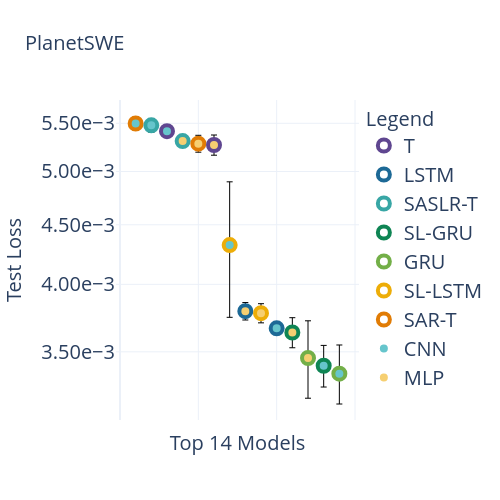
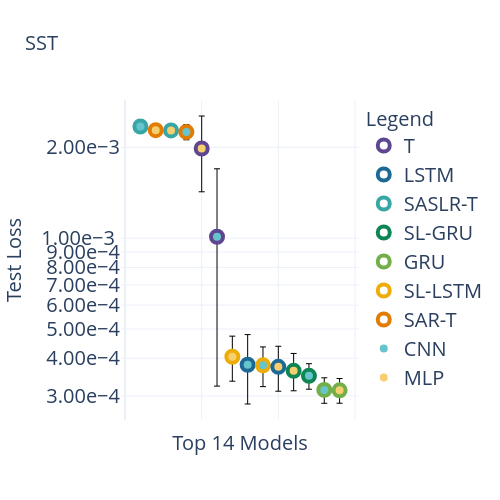
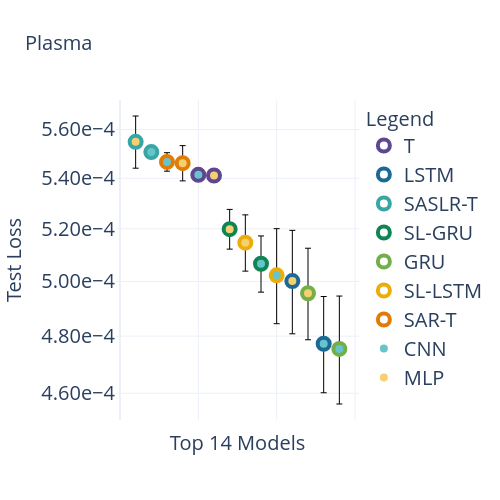

Notebook source saved alongside these figures, in order:
### Code cell
# Limit the encoders plotted
if 1:
    encoders = ['vanilla_transformer', 'sindy_attention_transformer_rollout', 'sindy_attention_sindy_loss_transformer_rollout', 'sindy_loss_gru', 'sindy_loss_lstm', 'lstm', 'gru']
else:
    encoders = None

f = Figlet(font='ogre')
for dataset in ['planetswe', 'sst', 'plasma']:
    print(f.renderText(dataset))
    plots.plot_model_results_scatter(results, dataset, top_n=None, save=False, fname=f"{dataset}_best_scatter", title_fontsize=20, axes_fontsize=20, legend_fontsize=20, reverse=False, encoders=encoders)
print(helpers.create_results_table(results, datasets=['plasma', 'sst', 'planetswe']))

### Figure 1 — Plotly figure (JSON) as saved in the notebook; plotly's stock layout.template omitted (floating-point values rounded to 4 significant figures)
{"data": [{"marker": {"color": "white", "line": {"color": "#5F4690", "width": 4}, "size": 12}, "mode": "markers", "name": "T", "showlegend": true, "type": "scatter", "x": [null], "y": [null]}, {"marker": {"color": "white", "line": {"color": "#1D6996", "width": 4}, "size": 12}, "mode": "markers", "name": "LSTM", "showlegend": true, "type": "scatter", "x": [null], "y": [null]}, {"marker": {"color": "white", "line": {"color": "#38A6A5", "width": 4}, "size": 12}, "mode": "markers", "name": "SASLR-T", "showlegend": true, "type": "scatter", "x": [null], "y": [null]}, {"marker": {"color": "white", "line": {"color": "#0F8554", "width": 4}, "size": 12}, "mode": "markers", "name": "SL-GRU", "showlegend": true, "type": "scatter", "x": [null], "y": [null]}, {"marker": {"color": "white", "line": {"color": "#73AF48", "width": 4}, "size": 12}, "mode": "markers", "name": "GRU", "showlegend": true, "type": "scatter", "x": [null], "y": [null]}, {"marker": {"color": "white", "line": {"color": "#EDAD08", "width": 4}, "size": 12}, "mode": "markers", "name": "SL-LSTM", "showlegend": true, "type": "scatter", "x": [null], "y": [null]}, {"marker": {"color": "white", "line": {"color": "#E17C05", "width": 4}, "size": 12}, "mode": "markers", "name": "SAR-T", "showlegend": true, "type": "scatter", "x": [null], "y": [null]}, {"marker": {"color": "#66C5CC", "line": {"color": "white", "width": 4}, "size": 12}, "mode": "markers", "name": "CNN", "showlegend": true, "type": "scatter", "x": [null], "y": [null]}, {"marker": {"color": "#F6CF71", "line": {"color": "white", "width": 4}, "size": 12}, "mode": "markers", "name": "MLP", "showlegend": true, "type": "scatter", "x": [null], "y": [null]}, {"error_y": {"array": [7.225e-05], "color": "black", "thickness": 1, "type": "data", "visible": true, "width": 3}, "hovertemplate": "Encoder: sindy_attention_transformer_rollout<br>Decoder: cnn<br>Mean Test Loss: 5.50e-03<br>Std Test Loss: 7.22e-05<br>Seeds: 5<br><extra></extra>", "marker": {"color": "#66C5CC", "line": {"color": "#E17C05", "width": 4}, "size": 12}, "mode": "markers", "name": "sindy_attention_transformer_rollout-cnn", "showlegend": false, "type": "scatter", "x": [1], "y": [0.005498]}, {"error_y": {"array": [7.474e-05], "color": "black", "thickness": 1, "type": "data", "visible": true, "width": 3}, "hovertemplate": "Encoder: sindy_attention_sindy_loss_transformer_rollout<br>Decoder: cnn<br>Mean Test Loss: 5.48e-03<br>Std Test Loss: 7.47e-05<br>Seeds: 5<br><extra></extra>", "marker": {"color": "#66C5CC", "line": {"color": "#38A6A5", "width": 4}, "size": 12}, "mode": "markers", "name": "sindy_attention_sindy_loss_transformer_rollout-cnn", "showlegend": false, "type": "scatter", "x": [2], "y": [0.005478]}, {"error_y": {"array": [2.737e-05], "color": "black", "thickness": 1, "type": "data", "visible": true, "width": 3}, "hovertemplate": "Encoder: vanilla_transformer<br>Decoder: cnn<br>Mean Test Loss: 5.41e-03<br>Std Test Loss: 2.74e-05<br>Seeds: 5<br><extra></extra>", "marker": {"color": "#66C5CC", "line": {"color": "#5F4690", "width": 4}, "size": 12}, "mode": "markers", "name": "vanilla_transformer-cnn", "showlegend": false, "type": "scatter", "x": [3], "y": [0.005415]}, {"error_y": {"array": [6.342e-05], "color": "black", "thickness": 1, "type": "data", "visible": true, "width": 3}, "hovertemplate": "Encoder: sindy_attention_sindy_loss_transformer_rollout<br>Decoder: mlp<br>Mean Test Loss: 5.31e-03<br>Std Test Loss: 6.34e-05<br>Seeds: 5<br><extra></extra>", "marker": {"color": "#F6CF71", "line": {"color": "#38A6A5", "width": 4}, "size": 12}, "mode": "markers", "name": "sindy_attention_sindy_loss_transformer_rollout-mlp", "showlegend": false, "type": "scatter", "x": [4], "y": [0.00531]}, {"error_y": {"array": [8.826e-05], "color": "black", "thickness": 1, "type": "data", "visible": true, "width": 3}, "hovertemplate": "Encoder: sindy_attention_transformer_rollout<br>Decoder: mlp<br>Mean Test Loss: 5.28e-03<br>Std Test Loss: 8.83e-05<br>Seeds: 5<br><extra></extra>", "marker": {"color": "#F6CF71", "line": {"color": "#E17C05", "width": 4}, "size": 12}, "mode": "markers", "name": "sindy_attention_transformer_rollout-mlp", "showlegend": false, "type": "scatter", "x": [5], "y": [0.005283]}, {"error_y": {"array": [0.0001053], "color": "black", "thickness": 1, "type": "data", "visible": true, "width": 3}, "hovertemplate": "Encoder: vanilla_transformer<br>Decoder: mlp<br>Mean Test Loss: 5.27e-03<br>Std Test Loss: 1.05e-04<br>Seeds: 5<br><extra></extra>", "marker": {"color": "#F6CF71", "line": {"color": "#5F4690", "width": 4}, "size": 12}, "mode": "markers", "name": "vanilla_transformer-mlp", "showlegend": false, "type": "scatter", "x": [6], "y": [0.005269]}, {"error_y": {"array": [0.0005759], "color": "black", "thickness": 1, "type": "data", "visible": true, "width": 3}, "hovertemplate": "Encoder: sindy_loss_lstm<br>Decoder: cnn<br>Mean Test Loss: 4.32e-03<br>Std Test Loss: 5.76e-04<br>Seeds: 5<br><extra></extra>", "marker": {"color": "#66C5CC", "line": {"color": "#EDAD08", "width": 4}, "size": 12}, "mode": "markers", "name": "sindy_loss_lstm-cnn", "showlegend": false, "type": "scatter", "x": [7], "y": [0.004323]}, {"error_y": {"array": [6.549e-05], "color": "black", "thickness": 1, "type": "data", "visible": true, "width": 3}, "hovertemplate": "Encoder: lstm<br>Decoder: mlp<br>Mean Test Loss: 3.79e-03<br>Std Test Loss: 6.55e-05<br>Seeds: 5<br><extra></extra>", "marker": {"color": "#F6CF71", "line": {"color": "#1D6996", "width": 4}, "size": 12}, "mode": "markers", "name": "lstm-mlp", "showlegend": false, "type": "scatter", "x": [8], "y": [0.003793]}, {"error_y": {"array": [7.158e-05], "color": "black", "thickness": 1, "type": "data", "visible": true, "width": 3}, "hovertemplate": "Encoder: sindy_loss_lstm<br>Decoder: mlp<br>Mean Test Loss: 3.78e-03<br>Std Test Loss: 7.16e-05<br>Seeds: 5<br><extra></extra>", "marker": {"color": "#F6CF71", "line": {"color": "#EDAD08", "width": 4}, "size": 12}, "mode": "markers", "name": "sindy_loss_lstm-mlp", "showlegend": false, "type": "scatter", "x": [9], "y": [0.003778]}, {"error_y": {"array": [3.991e-05], "color": "black", "thickness": 1, "type": "data", "visible": true, "width": 3}, "hovertemplate": "Encoder: lstm<br>Decoder: cnn<br>Mean Test Loss: 3.67e-03<br>Std Test Loss: 3.99e-05<br>Seeds: 5<br><extra></extra>", "marker": {"color": "#66C5CC", "line": {"color": "#1D6996", "width": 4}, "size": 12}, "mode": "markers", "name": "lstm-cnn", "showlegend": false, "type": "scatter", "x": [10], "y": [0.003667]}, {"error_y": {"array": [0.0001081], "color": "black", "thickness": 1, "type": "data", "visible": true, "width": 3}, "hovertemplate": "Encoder: sindy_loss_gru<br>Decoder: mlp<br>Mean Test Loss: 3.64e-03<br>Std Test Loss: 1.08e-04<br>Seeds: 5<br><extra></extra>", "marker": {"color": "#F6CF71", "line": {"color": "#0F8554", "width": 4}, "size": 12}, "mode": "markers", "name": "sindy_loss_gru-mlp", "showlegend": false, "type": "scatter", "x": [11], "y": [0.003636]}, {"error_y": {"array": [0.0002642], "color": "black", "thickness": 1, "type": "data", "visible": true, "width": 3}, "hovertemplate": "Encoder: gru<br>Decoder: mlp<br>Mean Test Loss: 3.46e-03<br>Std Test Loss: 2.64e-04<br>Seeds: 5<br><extra></extra>", "marker": {"color": "#F6CF71", "line": {"color": "#73AF48", "width": 4}, "size": 12}, "mode": "markers", "name": "gru-mlp", "showlegend": false, "type": "scatter", "x": [12], "y": [0.003457]}, {"error_y": {"array": [0.0001401], "color": "black", "thickness": 1, "type": "data", "visible": true, "width": 3}, "hovertemplate": "Encoder: sindy_loss_gru<br>Decoder: cnn<br>Mean Test Loss: 3.40e-03<br>Std Test Loss: 1.40e-04<br>Seeds: 5<br><extra></extra>", "marker": {"color": "#66C5CC", "line": {"color": "#0F8554", "width": 4}, "size": 12}, "mode": "markers", "name": "sindy_loss_gru-cnn", "showlegend": false, "type": "scatter", "x": [13], "y": [0.003405]}, {"error_y": {"array": [0.0001954], "color": "black", "thickness": 1, "type": "data", "visible": true, "width": 3}, "hovertemplate": "Encoder: gru<br>Decoder: cnn<br>Mean Test Loss: 3.35e-03<br>Std Test Loss: 1.95e-04<br>Seeds: 5<br><extra></extra>", "marker": {"color": "#66C5CC", "line": {"color": "#73AF48", "width": 4}, "size": 12}, "mode": "markers", "name": "gru-cnn", "showlegend": false, "type": "scatter", "x": [14], "y": [0.003352]}], "layout": {"height": 500, "hovermode": "closest", "legend": {"font": {"size": 20}, "title": {"font": {"size": 20}, "text": "Legend"}}, "showlegend": true, "title": {"font": {"size": 20}, "text": "PlanetSWE"}, "width": 500, "xaxis": {"showticklabels": false, "tickfont": {"size": 20}, "title": {"font": {"size": 20}, "text": "Top 14 Models"}}, "yaxis": {"exponentformat": "E", "nticks": 5, "tickfont": {"size": 20}, "tickformat": "1.2e", "title": {"font": {"size": 20}, "text": "Test Loss"}, "type": "log"}}}

### Figure 2 — Plotly figure (JSON) as saved in the notebook; plotly's stock layout.template omitted (floating-point values rounded to 4 significant figures)
{"data": [{"marker": {"color": "white", "line": {"color": "#5F4690", "width": 4}, "size": 12}, "mode": "markers", "name": "T", "showlegend": true, "type": "scatter", "x": [null], "y": [null]}, {"marker": {"color": "white", "line": {"color": "#1D6996", "width": 4}, "size": 12}, "mode": "markers", "name": "LSTM", "showlegend": true, "type": "scatter", "x": [null], "y": [null]}, {"marker": {"color": "white", "line": {"color": "#38A6A5", "width": 4}, "size": 12}, "mode": "markers", "name": "SASLR-T", "showlegend": true, "type": "scatter", "x": [null], "y": [null]}, {"marker": {"color": "white", "line": {"color": "#0F8554", "width": 4}, "size": 12}, "mode": "markers", "name": "SL-GRU", "showlegend": true, "type": "scatter", "x": [null], "y": [null]}, {"marker": {"color": "white", "line": {"color": "#73AF48", "width": 4}, "size": 12}, "mode": "markers", "name": "GRU", "showlegend": true, "type": "scatter", "x": [null], "y": [null]}, {"marker": {"color": "white", "line": {"color": "#EDAD08", "width": 4}, "size": 12}, "mode": "markers", "name": "SL-LSTM", "showlegend": true, "type": "scatter", "x": [null], "y": [null]}, {"marker": {"color": "white", "line": {"color": "#E17C05", "width": 4}, "size": 12}, "mode": "markers", "name": "SAR-T", "showlegend": true, "type": "scatter", "x": [null], "y": [null]}, {"marker": {"color": "#66C5CC", "line": {"color": "white", "width": 4}, "size": 12}, "mode": "markers", "name": "CNN", "showlegend": true, "type": "scatter", "x": [null], "y": [null]}, {"marker": {"color": "#F6CF71", "line": {"color": "white", "width": 4}, "size": 12}, "mode": "markers", "name": "MLP", "showlegend": true, "type": "scatter", "x": [null], "y": [null]}, {"error_y": {"array": [3.787e-05], "color": "black", "thickness": 1, "type": "data", "visible": true, "width": 3}, "hovertemplate": "Encoder: sindy_attention_sindy_loss_transformer_rollout<br>Decoder: cnn<br>Mean Test Loss: 2.34e-03<br>Std Test Loss: 3.79e-05<br>Seeds: 5<br><extra></extra>", "marker": {"color": "#66C5CC", "line": {"color": "#38A6A5", "width": 4}, "size": 12}, "mode": "markers", "name": "sindy_attention_sindy_loss_transformer_rollout-cnn", "showlegend": false, "type": "scatter", "x": [1], "y": [0.002344]}, {"error_y": {"array": [5.149e-06], "color": "black", "thickness": 1, "type": "data", "visible": true, "width": 3}, "hovertemplate": "Encoder: sindy_attention_transformer_rollout<br>Decoder: mlp<br>Mean Test Loss: 2.28e-03<br>Std Test Loss: 5.15e-06<br>Seeds: 5<br><extra></extra>", "marker": {"color": "#F6CF71", "line": {"color": "#E17C05", "width": 4}, "size": 12}, "mode": "markers", "name": "sindy_attention_transformer_rollout-mlp", "showlegend": false, "type": "scatter", "x": [2], "y": [0.002279]}, {"error_y": {"array": [7.512e-06], "color": "black", "thickness": 1, "type": "data", "visible": true, "width": 3}, "hovertemplate": "Encoder: sindy_attention_sindy_loss_transformer_rollout<br>Decoder: mlp<br>Mean Test Loss: 2.27e-03<br>Std Test Loss: 7.51e-06<br>Seeds: 5<br><extra></extra>", "marker": {"color": "#F6CF71", "line": {"color": "#38A6A5", "width": 4}, "size": 12}, "mode": "markers", "name": "sindy_attention_sindy_loss_transformer_rollout-mlp", "showlegend": false, "type": "scatter", "x": [3], "y": [0.002275]}, {"error_y": {"array": [0.0001312], "color": "black", "thickness": 1, "type": "data", "visible": true, "width": 3}, "hovertemplate": "Encoder: sindy_attention_transformer_rollout<br>Decoder: cnn<br>Mean Test Loss: 2.25e-03<br>Std Test Loss: 1.31e-04<br>Seeds: 5<br><extra></extra>", "marker": {"color": "#66C5CC", "line": {"color": "#E17C05", "width": 4}, "size": 12}, "mode": "markers", "name": "sindy_attention_transformer_rollout-cnn", "showlegend": false, "type": "scatter", "x": [4], "y": [0.002249]}, {"error_y": {"array": [0.0005575], "color": "black", "thickness": 1, "type": "data", "visible": true, "width": 3}, "hovertemplate": "Encoder: vanilla_transformer<br>Decoder: mlp<br>Mean Test Loss: 1.98e-03<br>Std Test Loss: 5.58e-04<br>Seeds: 5<br><extra></extra>", "marker": {"color": "#F6CF71", "line": {"color": "#5F4690", "width": 4}, "size": 12}, "mode": "markers", "name": "vanilla_transformer-mlp", "showlegend": false, "type": "scatter", "x": [5], "y": [0.001982]}, {"error_y": {"array": [0.0006871], "color": "black", "thickness": 1, "type": "data", "visible": true, "width": 3}, "hovertemplate": "Encoder: vanilla_transformer<br>Decoder: cnn<br>Mean Test Loss: 1.01e-03<br>Std Test Loss: 6.87e-04<br>Seeds: 5<br><extra></extra>", "marker": {"color": "#66C5CC", "line": {"color": "#5F4690", "width": 4}, "size": 12}, "mode": "markers", "name": "vanilla_transformer-cnn", "showlegend": false, "type": "scatter", "x": [6], "y": [0.00101]}, {"error_y": {"array": [6.886e-05], "color": "black", "thickness": 1, "type": "data", "visible": true, "width": 3}, "hovertemplate": "Encoder: sindy_loss_lstm<br>Decoder: mlp<br>Mean Test Loss: 4.05e-04<br>Std Test Loss: 6.89e-05<br>Seeds: 5<br><extra></extra>", "marker": {"color": "#F6CF71", "line": {"color": "#EDAD08", "width": 4}, "size": 12}, "mode": "markers", "name": "sindy_loss_lstm-mlp", "showlegend": false, "type": "scatter", "x": [7], "y": [0.0004046]}, {"error_y": {"array": [9.848e-05], "color": "black", "thickness": 1, "type": "data", "visible": true, "width": 3}, "hovertemplate": "Encoder: lstm<br>Decoder: cnn<br>Mean Test Loss: 3.81e-04<br>Std Test Loss: 9.85e-05<br>Seeds: 5<br><extra></extra>", "marker": {"color": "#66C5CC", "line": {"color": "#1D6996", "width": 4}, "size": 12}, "mode": "markers", "name": "lstm-cnn", "showlegend": false, "type": "scatter", "x": [8], "y": [0.0003806]}, {"error_y": {"array": [5.701e-05], "color": "black", "thickness": 1, "type": "data", "visible": true, "width": 3}, "hovertemplate": "Encoder: sindy_loss_lstm<br>Decoder: cnn<br>Mean Test Loss: 3.79e-04<br>Std Test Loss: 5.70e-05<br>Seeds: 5<br><extra></extra>", "marker": {"color": "#66C5CC", "line": {"color": "#EDAD08", "width": 4}, "size": 12}, "mode": "markers", "name": "sindy_loss_lstm-cnn", "showlegend": false, "type": "scatter", "x": [9], "y": [0.0003791]}, {"error_y": {"array": [6.365e-05], "color": "black", "thickness": 1, "type": "data", "visible": true, "width": 3}, "hovertemplate": "Encoder: lstm<br>Decoder: mlp<br>Mean Test Loss: 3.75e-04<br>Std Test Loss: 6.37e-05<br>Seeds: 5<br><extra></extra>", "marker": {"color": "#F6CF71", "line": {"color": "#1D6996", "width": 4}, "size": 12}, "mode": "markers", "name": "lstm-mlp", "showlegend": false, "type": "scatter", "x": [10], "y": [0.0003747]}, {"error_y": {"array": [5.143e-05], "color": "black", "thickness": 1, "type": "data", "visible": true, "width": 3}, "hovertemplate": "Encoder: sindy_loss_gru<br>Decoder: mlp<br>Mean Test Loss: 3.63e-04<br>Std Test Loss: 5.14e-05<br>Seeds: 5<br><extra></extra>", "marker": {"color": "#F6CF71", "line": {"color": "#0F8554", "width": 4}, "size": 12}, "mode": "markers", "name": "sindy_loss_gru-mlp", "showlegend": false, "type": "scatter", "x": [11], "y": [0.0003635]}, {"error_y": {"array": [3.396e-05], "color": "black", "thickness": 1, "type": "data", "visible": true, "width": 3}, "hovertemplate": "Encoder: sindy_loss_gru<br>Decoder: cnn<br>Mean Test Loss: 3.50e-04<br>Std Test Loss: 3.40e-05<br>Seeds: 5<br><extra></extra>", "marker": {"color": "#66C5CC", "line": {"color": "#0F8554", "width": 4}, "size": 12}, "mode": "markers", "name": "sindy_loss_gru-cnn", "showlegend": false, "type": "scatter", "x": [12], "y": [0.0003497]}, {"error_y": {"array": [3.045e-05], "color": "black", "thickness": 1, "type": "data", "visible": true, "width": 3}, "hovertemplate": "Encoder: gru<br>Decoder: cnn<br>Mean Test Loss: 3.14e-04<br>Std Test Loss: 3.05e-05<br>Seeds: 5<br><extra></extra>", "marker": {"color": "#66C5CC", "line": {"color": "#73AF48", "width": 4}, "size": 12}, "mode": "markers", "name": "gru-cnn", "showlegend": false, "type": "scatter", "x": [13], "y": [0.0003141]}, {"error_y": {"array": [2.942e-05], "color": "black", "thickness": 1, "type": "data", "visible": true, "width": 3}, "hovertemplate": "Encoder: gru<br>Decoder: mlp<br>Mean Test Loss: 3.13e-04<br>Std Test Loss: 2.94e-05<br>Seeds: 5<br><extra></extra>", "marker": {"color": "#F6CF71", "line": {"color": "#73AF48", "width": 4}, "size": 12}, "mode": "markers", "name": "gru-mlp", "showlegend": false, "type": "scatter", "x": [14], "y": [0.0003132]}], "layout": {"height": 500, "hovermode": "closest", "legend": {"font": {"size": 20}, "title": {"font": {"size": 20}, "text": "Legend"}}, "showlegend": true, "title": {"font": {"size": 20}, "text": "SST"}, "width": 500, "xaxis": {"showticklabels": false, "tickfont": {"size": 20}, "title": {"font": {"size": 20}, "text": "Top 14 Models"}}, "yaxis": {"exponentformat": "E", "nticks": 5, "tickfont": {"size": 20}, "tickformat": "1.2e", "title": {"font": {"size": 20}, "text": "Test Loss"}, "type": "log"}}}

### Figure 3 — Plotly figure (JSON) as saved in the notebook; plotly's stock layout.template omitted (floating-point values rounded to 4 significant figures)
{"data": [{"marker": {"color": "white", "line": {"color": "#5F4690", "width": 4}, "size": 12}, "mode": "markers", "name": "T", "showlegend": true, "type": "scatter", "x": [null], "y": [null]}, {"marker": {"color": "white", "line": {"color": "#1D6996", "width": 4}, "size": 12}, "mode": "markers", "name": "LSTM", "showlegend": true, "type": "scatter", "x": [null], "y": [null]}, {"marker": {"color": "white", "line": {"color": "#38A6A5", "width": 4}, "size": 12}, "mode": "markers", "name": "SASLR-T", "showlegend": true, "type": "scatter", "x": [null], "y": [null]}, {"marker": {"color": "white", "line": {"color": "#0F8554", "width": 4}, "size": 12}, "mode": "markers", "name": "SL-GRU", "showlegend": true, "type": "scatter", "x": [null], "y": [null]}, {"marker": {"color": "white", "line": {"color": "#73AF48", "width": 4}, "size": 12}, "mode": "markers", "name": "GRU", "showlegend": true, "type": "scatter", "x": [null], "y": [null]}, {"marker": {"color": "white", "line": {"color": "#EDAD08", "width": 4}, "size": 12}, "mode": "markers", "name": "SL-LSTM", "showlegend": true, "type": "scatter", "x": [null], "y": [null]}, {"marker": {"color": "white", "line": {"color": "#E17C05", "width": 4}, "size": 12}, "mode": "markers", "name": "SAR-T", "showlegend": true, "type": "scatter", "x": [null], "y": [null]}, {"marker": {"color": "#66C5CC", "line": {"color": "white", "width": 4}, "size": 12}, "mode": "markers", "name": "CNN", "showlegend": true, "type": "scatter", "x": [null], "y": [null]}, {"marker": {"color": "#F6CF71", "line": {"color": "white", "width": 4}, "size": 12}, "mode": "markers", "name": "MLP", "showlegend": true, "type": "scatter", "x": [null], "y": [null]}, {"error_y": {"array": [1.08e-05], "color": "black", "thickness": 1, "type": "data", "visible": true, "width": 3}, "hovertemplate": "Encoder: sindy_attention_sindy_loss_transformer_rollout<br>Decoder: mlp<br>Mean Test Loss: 5.55e-04<br>Std Test Loss: 1.08e-05<br>Seeds: 5<br><extra></extra>", "marker": {"color": "#F6CF71", "line": {"color": "#38A6A5", "width": 4}, "size": 12}, "mode": "markers", "name": "sindy_attention_sindy_loss_transformer_rollout-mlp", "showlegend": false, "type": "scatter", "x": [1], "y": [0.0005549]}, {"error_y": {"array": [2.096e-06], "color": "black", "thickness": 1, "type": "data", "visible": true, "width": 3}, "hovertemplate": "Encoder: sindy_attention_sindy_loss_transformer_rollout<br>Decoder: cnn<br>Mean Test Loss: 5.51e-04<br>Std Test Loss: 2.10e-06<br>Seeds: 5<br><extra></extra>", "marker": {"color": "#66C5CC", "line": {"color": "#38A6A5", "width": 4}, "size": 12}, "mode": "markers", "name": "sindy_attention_sindy_loss_transformer_rollout-cnn", "showlegend": false, "type": "scatter", "x": [2], "y": [0.0005506]}, {"error_y": {"array": [3.769e-06], "color": "black", "thickness": 1, "type": "data", "visible": true, "width": 3}, "hovertemplate": "Encoder: sindy_attention_transformer_rollout<br>Decoder: cnn<br>Mean Test Loss: 5.47e-04<br>Std Test Loss: 3.77e-06<br>Seeds: 5<br><extra></extra>", "marker": {"color": "#66C5CC", "line": {"color": "#E17C05", "width": 4}, "size": 12}, "mode": "markers", "name": "sindy_attention_transformer_rollout-cnn", "showlegend": false, "type": "scatter", "x": [3], "y": [0.0005466]}, {"error_y": {"array": [7.173e-06], "color": "black", "thickness": 1, "type": "data", "visible": true, "width": 3}, "hovertemplate": "Encoder: sindy_attention_transformer_rollout<br>Decoder: mlp<br>Mean Test Loss: 5.46e-04<br>Std Test Loss: 7.17e-06<br>Seeds: 5<br><extra></extra>", "marker": {"color": "#F6CF71", "line": {"color": "#E17C05", "width": 4}, "size": 12}, "mode": "markers", "name": "sindy_attention_transformer_rollout-mlp", "showlegend": false, "type": "scatter", "x": [4], "y": [0.0005461]}, {"error_y": {"array": [1.435e-06], "color": "black", "thickness": 1, "type": "data", "visible": true, "width": 3}, "hovertemplate": "Encoder: vanilla_transformer<br>Decoder: cnn<br>Mean Test Loss: 5.41e-04<br>Std Test Loss: 1.43e-06<br>Seeds: 5<br><extra></extra>", "marker": {"color": "#66C5CC", "line": {"color": "#5F4690", "width": 4}, "size": 12}, "mode": "markers", "name": "vanilla_transformer-cnn", "showlegend": false, "type": "scatter", "x": [5], "y": [0.0005414]}, {"error_y": {"array": [8.852e-07], "color": "black", "thickness": 1, "type": "data", "visible": true, "width": 3}, "hovertemplate": "Encoder: vanilla_transformer<br>Decoder: mlp<br>Mean Test Loss: 5.41e-04<br>Std Test Loss: 8.85e-07<br>Seeds: 5<br><extra></extra>", "marker": {"color": "#F6CF71", "line": {"color": "#5F4690", "width": 4}, "size": 12}, "mode": "markers", "name": "vanilla_transformer-mlp", "showlegend": false, "type": "scatter", "x": [6], "y": [0.0005411]}, {"error_y": {"array": [7.697e-06], "color": "black", "thickness": 1, "type": "data", "visible": true, "width": 3}, "hovertemplate": "Encoder: sindy_loss_gru<br>Decoder: mlp<br>Mean Test Loss: 5.20e-04<br>Std Test Loss: 7.70e-06<br>Seeds: 5<br><extra></extra>", "marker": {"color": "#F6CF71", "line": {"color": "#0F8554", "width": 4}, "size": 12}, "mode": "markers", "name": "sindy_loss_gru-mlp", "showlegend": false, "type": "scatter", "x": [7], "y": [0.0005199]}, {"error_y": {"array": [1.08e-05], "color": "black", "thickness": 1, "type": "data", "visible": true, "width": 3}, "hovertemplate": "Encoder: sindy_loss_lstm<br>Decoder: mlp<br>Mean Test Loss: 5.15e-04<br>Std Test Loss: 1.08e-05<br>Seeds: 5<br><extra></extra>", "marker": {"color": "#F6CF71", "line": {"color": "#EDAD08", "width": 4}, "size": 12}, "mode": "markers", "name": "sindy_loss_lstm-mlp", "showlegend": false, "type": "scatter", "x": [8], "y": [0.0005147]}, {"error_y": {"array": [1.062e-05], "color": "black", "thickness": 1, "type": "data", "visible": true, "width": 3}, "hovertemplate": "Encoder: sindy_loss_gru<br>Decoder: cnn<br>Mean Test Loss: 5.07e-04<br>Std Test Loss: 1.06e-05<br>Seeds: 5<br><extra></extra>", "marker": {"color": "#66C5CC", "line": {"color": "#0F8554", "width": 4}, "size": 12}, "mode": "markers", "name": "sindy_loss_gru-cnn", "showlegend": false, "type": "scatter", "x": [9], "y": [0.0005066]}, {"error_y": {"array": [1.779e-05], "color": "black", "thickness": 1, "type": "data", "visible": true, "width": 3}, "hovertemplate": "Encoder: sindy_loss_lstm<br>Decoder: cnn<br>Mean Test Loss: 5.02e-04<br>Std Test Loss: 1.78e-05<br>Seeds: 5<br><extra></extra>", "marker": {"color": "#66C5CC", "line": {"color": "#EDAD08", "width": 4}, "size": 12}, "mode": "markers", "name": "sindy_loss_lstm-cnn", "showlegend": false, "type": "scatter", "x": [10], "y": [0.0005023]}, {"error_y": {"array": [1.928e-05], "color": "black", "thickness": 1, "type": "data", "visible": true, "width": 3}, "hovertemplate": "Encoder: lstm<br>Decoder: mlp<br>Mean Test Loss: 5.00e-04<br>Std Test Loss: 1.93e-05<br>Seeds: 5<br><extra></extra>", "marker": {"color": "#F6CF71", "line": {"color": "#1D6996", "width": 4}, "size": 12}, "mode": "markers", "name": "lstm-mlp", "showlegend": false, "type": "scatter", "x": [11], "y": [0.0005001]}, {"error_y": {"array": [1.691e-05], "color": "black", "thickness": 1, "type": "data", "visible": true, "width": 3}, "hovertemplate": "Encoder: gru<br>Decoder: mlp<br>Mean Test Loss: 4.96e-04<br>Std Test Loss: 1.69e-05<br>Seeds: 5<br><extra></extra>", "marker": {"color": "#F6CF71", "line": {"color": "#73AF48", "width": 4}, "size": 12}, "mode": "markers", "name": "gru-mlp", "showlegend": false, "type": "scatter", "x": [12], "y": [0.0004956]}, {"error_y": {"array": [1.712e-05], "color": "black", "thickness": 1, "type": "data", "visible": true, "width": 3}, "hovertemplate": "Encoder: lstm<br>Decoder: cnn<br>Mean Test Loss: 4.77e-04<br>Std Test Loss: 1.71e-05<br>Seeds: 5<br><extra></extra>", "marker": {"color": "#66C5CC", "line": {"color": "#1D6996", "width": 4}, "size": 12}, "mode": "markers", "name": "lstm-cnn", "showlegend": false, "type": "scatter", "x": [13], "y": [0.0004773]}, {"error_y": {"array": [1.913e-05], "color": "black", "thickness": 1, "type": "data", "visible": true, "width": 3}, "hovertemplate": "Encoder: gru<br>Decoder: cnn<br>Mean Test Loss: 4.75e-04<br>Std Test Loss: 1.91e-05<br>Seeds: 5<br><extra></extra>", "marker": {"color": "#66C5CC", "line": {"color": "#73AF48", "width": 4}, "size": 12}, "mode": "markers", "name": "gru-cnn", "showlegend": false, "type": "scatter", "x": [14], "y": [0.0004755]}], "layout": {"height": 500, "hovermode": "closest", "legend": {"font": {"size": 20}, "title": {"font": {"size": 20}, "text": "Legend"}}, "showlegend": true, "title": {"font": {"size": 20}, "text": "Plasma"}, "width": 500, "xaxis": {"showticklabels": false, "tickfont": {"size": 20}, "title": {"font": {"size": 20}, "text": "Top 14 Models"}}, "yaxis": {"exponentformat": "E", "nticks": 5, "tickfont": {"size": 20}, "tickformat": "1.2e", "title": {"font": {"size": 20}, "text": "Test Loss"}, "type": "log"}}}
